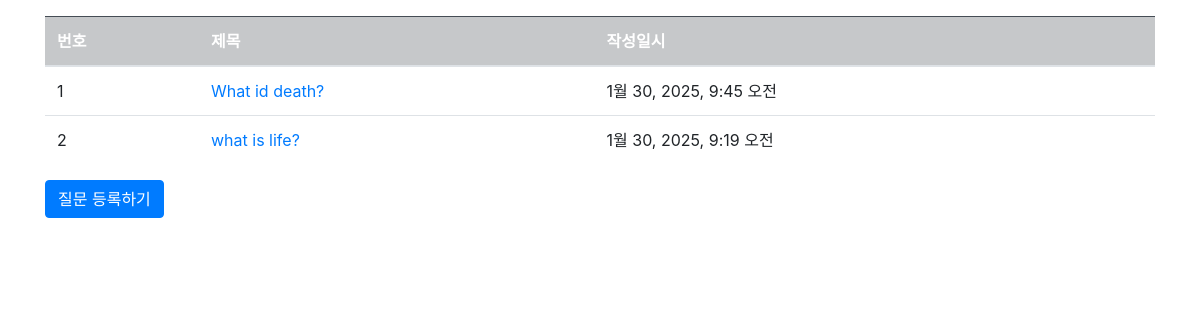
Page /pybo/ on the earlier database version.
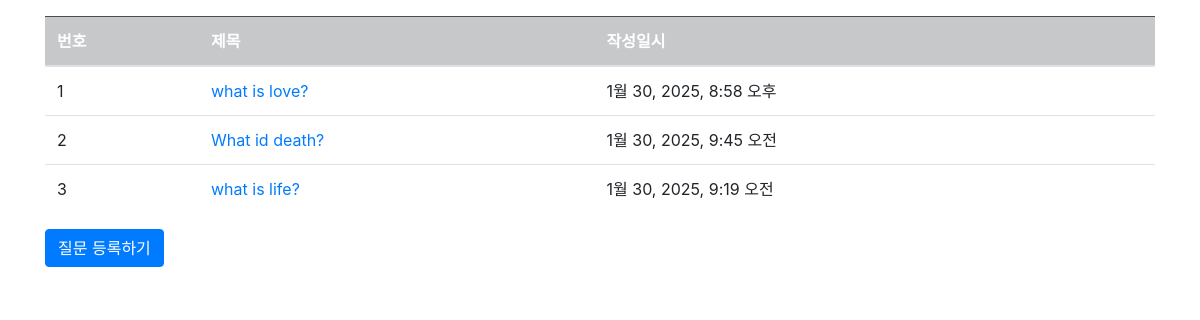
Same page on the later database version.
### pybo/models.py (models this page shows, shortened)
class Question(models.Model):
    subject = models.CharField(max_length=200)
    content = models.TextField()
    create_date = models.DateTimeField()

### pybo/views.py (the view)
# urls.py: path('', views.index, name='index'),
def index(request):
    question_list = Question.objects.order_by('-create_date')
    context = {'question_list': question_list}
    return render(request, 'pybo/question_list.html', context)

### templates/pybo/question_list.html
{% extends 'base.html' %}
{% block content %}
<div class="container my-3">
    <table class="table">
        <thead>
        <tr class="table-dark">
            <th>번호</th>
            <th>제목</th>
            <th>작성일시</th>
        </tr>
        </thead>
        <tbody>
        {% if question_list %}
        {% for question in question_list %}
        <tr>
            <td>{{ forloop.counter }}</td>
            <td>
                <a href="{% url 'pybo:detail' question.id %}">
                    {{question.subject}}
                </a>
            </td>
            <td> {{question.create_date}} </td>
        </tr>
        {% endfor %}
        {% else %}
        <tr>
            <td colspan="3">질문이 없습니다.</td>
        </tr>
        {% endif %}
        </tbody>
    </table>
    <a href="{% url 'pybo:question_create' %}" class="btn btn-primary">
        질문 등록하기
    </a>
</div>
{% endblock %}

### templates/base.html (shortened to what this page needs)
{% load static %}
<!doctype html>
<html lang="ko">
<head>
    <link rel="stylesheet" type="text/css" href="{% static 'bootstrap.min.css' %}">
    <link rel="stylesheet" type="text/css" href="{% static 'style.css' %}">
</head>
<body>
{% block content %}
{% endblock %}
</body>
</html>

Differences in the rows shown:
added Question: subject "what is love?", create_date "1월 30, 2025, 8:58 오후"
